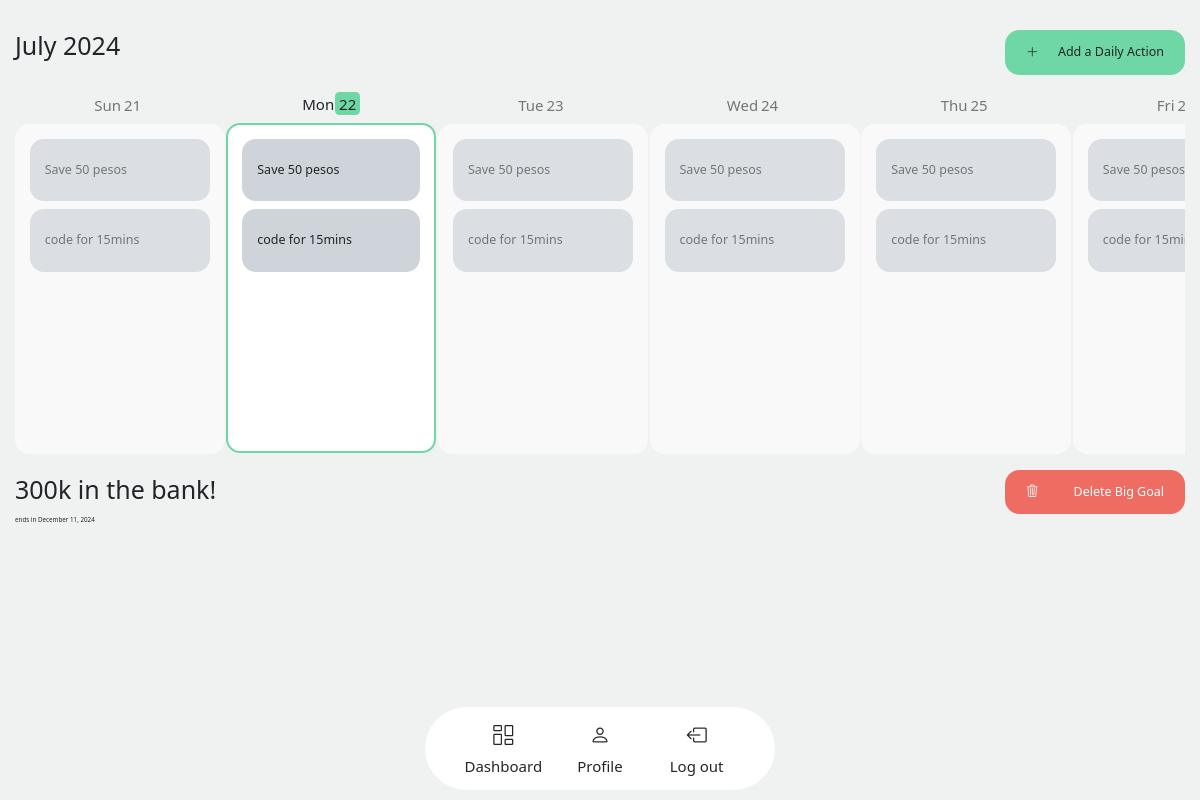
Page /big-goal/300k in the bank! (signed in) on the committed database.
### goals_tracker/models.py (models this page shows, shortened)
class DailySystem(models.Model):
    big_goal = models.ForeignKey(BigGoal, on_delete=models.CASCADE)
    action = models.CharField(max_length=300)
    def serialize(self):
        return {
            "id": self.id,
            "big_goal": self.big_goal.title,
            "action": self.action,
        }

### goals_tracker/views.py (the view)
# urls.py: path("big-goal/<str:title>", views.big_goal, name="big_goal"),
def big_goal(request, title):
   if request.method == "GET":
      big_goal_page = big_goal_data(request, title)
      return render(request, "goals_tracker/big_goal_page.html", big_goal_page)

### goals_tracker/models.py (called while the page is built)
    def serialize(self):
        return {
            "id": self.id,
            "user": self.user.username,
            "title": self.title,
            "description": self.description,
            "start": self.start.strftime("%Y-%m-%d"),
            "deadline": self.deadline.strftime("%Y-%m-%d"),
        }

    def serialize(self):
        return {
            "user": self.user.username,
            "big_goal": self.big_goal.title,
            "daily_system": self.daily_system.action,
            "date": self.date,
        }

### goals_tracker/views.py (called while the page is built)
def all_completed_daily_systems(request):
   completed_daily_systems = DailySystemCheckIn.objects.filter(user=request.user)
   completed_daily_systems_data = defaultdict(lambda: defaultdict(list))
   for completed in completed_daily_systems:
      data = completed.serialize()
      date = data.get('date').strftime('%a-%b-%d-%Y')  # Get date first
      big_goal = data.get('big_goal')
      daily_system = data.get('daily_system')
      if daily_system not in completed_daily_systems_data[date][big_goal]:
         completed_daily_systems_data[date][big_goal].append(daily_system)
   completed_daily_systems_data = {date: dict(goals) for date, goals in completed_daily_systems_data.items()}
   return JsonResponse(completed_daily_systems_data, safe=False)

### goals_tracker/templates/goals_tracker/big_goal_page.html (shortened to what this page needs)
{% extends "goals_tracker/layout.html" %}
{% block body %}
<main id="big-goal-page" class="home">
  <section class="timeline-section box-radius">
    <div class="d-flex justify-content-between">
      <div id="month-year"></div>
      <button class="add-icon-btn box-radius fs-5" id="open-daily-system-modal">
        <i class="bi bi-plus-lg"></i>
        <span>Add a Daily Action</span>
      </button>
    </div>
    <div class="timeline" id="timeline">
      {% for date in timeline.all_dates %}
      <div class="timeline-item" data-date={{date.current}}>
        <div class="timeline-item--head">
          <span class="m-0">{{ date.current|slice:":3" }}</span>
          <span class="timeline-item--head-day">{{ date.current|slice:"8:10" }}</span>
        </div>
        <div class="timeline-item--body">
          {% for system in daily_systems %}
          <div class="bg-dark-subtle box-radius daily-system-box" data-big-goal={{system.big_goal}}>
            {% if system.action in date.actions %}
            <p class="fs-5 m-0 text-decoration-line-through"> {{ system.action }} </p>
            {% else %}
            <p class="fs-5 m-0"> {{ system.action }} </p>
            {% endif %}
          </div>
          {% endfor %}
        </div>
      </div>
      {% endfor %}
    </div>
  </section>
  <section class="goal-details-section">
    <div class="d-flex align-items-center justify-content-between">
      <h1 class="">{{ big_goal.title }}</h1>
      <button class="delete-big-goal-btn box-radius fs-5" id="open-delete-big-goal-modal">
        <i class="bi bi-trash3"></i>
        <span>Delete Big Goal</span>
      </button>
    </div>
    <div>
      <span class="align-self-end">ends in {{ timeline.deadline }}</span>
    </div>
  </section>
</main>
{% endblock %}

### goals_tracker/templates/goals_tracker/layout.html (shortened to what this page needs)
{% load static %}
<!DOCTYPE html>
<html lang="en">
<head>
  <link href="https://cdn.jsdelivr.net/npm/bootstrap@5.3.2/dist/css/bootstrap.min.css" rel="stylesheet"
 />
  <link rel="stylesheet" href="https://cdn.jsdelivr.net/npm/bootstrap-icons@1.11.3/font/bootstrap-icons.min.css" />
  <link href="{% static 'goals_tracker/styles.css' %}" rel="stylesheet" />
</head>
<body>
  <div class="app-container">
    {% block header %}
    <header class="d-flex align-items-center justify-content-center">
      <div class="mobile-sidebar" id="mobile-sidebar">
        <div class="mobile-sidebar--nav" id="mobile-sidebar-nav">
          <a href="{% url 'goals_tracker:index' %}" class="mobile-sidebar--nav-item fs-2 fw-light box-radius"
            id="mobile-sidebar-dashboard">
            <i class="bi bi-columns-gap"></i>
            <span class="fs-4">Dashboard</span>
          </a>
          <a href="{% url 'goals_tracker:index' %}" class="mobile-sidebar--nav-item fs-2 fw-light box-radius"
            id="mobile-sidebar-profile">
            <i class="bi bi-person"></i>
            <span class="fs-4">Profile</span>
          </a>
          <a href="{% url 'goals_tracker:logout' %}" class="mobile-sidebar--nav-item fs-2 fw-light box-radius">
            <i class="bi bi-box-arrow-left"></i>
            <span class="fs-4">Log out</span>
          </a>
        </div>
      </div>
    </header>
    {% endblock %}
    <main class="flex-grow-1 app-content">
      {% block body %} {% endblock %}
    </main>
  </div>
</body>
</html>

### goals_tracker/static/goals_tracker/styles.css (style rules this page uses)
:root { --body-bg: #f0f1f1; --white-bg: #ffffff; --dark-bg: rgb(36, 37, 41); --gray-bg: rgb(243, 245, 248); --red-bg: rgb(238, 108, 98); --light-yellow: #E4E87D; --light-green: #6FD7A6; --border-green: #9cccb2; }
* { margin: 0; padding: 0; box-sizing: border-box; }
body, html { font-size: 62.5%; line-height: 1.8; background-color: var(--body-bg); }
.app-container { height: 100vh; display: flex; flex-direction: column-reverse; }
.box-radius { border-radius: 1.4rem; }
.add-icon-btn, .delete-big-goal-btn { padding: 1rem 2rem; display: flex; column-gap: .6rem; min-width: 18rem; justify-content: space-between; }
.add-icon-btn { background-color: var(--light-green); border: 1px solid var(--light-green); color: var(--dark-bg); }
.delete-big-goal-btn, .delete-now-btn { background-color: var(--red-bg); border: 1px solid var(--red-bg); color: var(--white-bg) }
.mobile-sidebar { display: flex; justify-content: center; width: 100%; }
.mobile-sidebar--nav { background-color: var(--white-bg); display: flex; width: 100%; max-width: 350px; border-radius: 5rem; padding: 1rem 3rem; margin: 1rem 0; }
.mobile-sidebar--nav-item { text-decoration: none; color: var(--dark-bg); display: flex; flex-direction: column; text-align: center; width: 33.3333%; }
.app-content { height: 100%; overflow: scroll; }
.home { padding: 3rem 1.5rem; height: 100%; }
.timeline { overflow: scroll; white-space: nowrap; width: 100%; padding: 1.6rem 0; }
.timeline-item--today { opacity: 1; }
.timeline-item--head-today { font-weight: 400; }
.timeline-item--head-day-on { margin-left: -3px; background-color: var(--light-green); }
.timeline-item--body-today { border: .2rem solid var(--light-green); }

### rows in the picture
DailySystem: action "Save 50 pesos" "Save 50 pesos" "Save 50 pesos" "Save 50 pesos" "Save 50 pesos" "Save 50 pesos"
DailySystem: action "code for 15mins" "code for 15mins" "code for 15mins" "code for 15mins" "code for 15mins" "code for…"

### other values in the picture
{{ date.current|slice:":3" }} "Sun" "Mon" "Tue" "Wed" "Thu" "Fri"
{{ date.current|slice:"8:10" }} "21" "22" "23" "24" "25"
